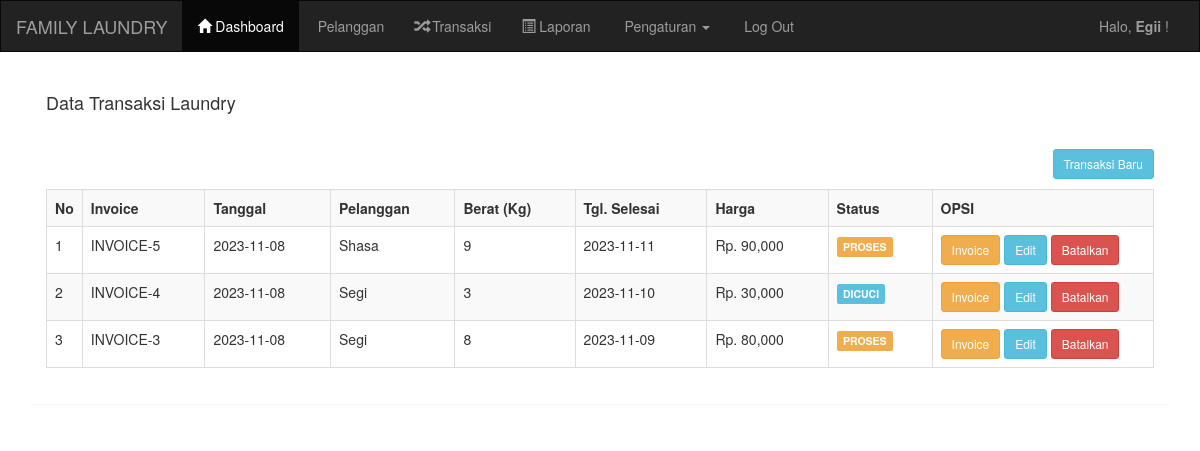
The page /transaksi.php (signed in) on the database its author committed.
### tables this page shows
CREATE TABLE `pelanggan` (
  `pelanggan_id` int(11) NOT NULL,
  `pelanggan_nama` varchar(255) NOT NULL,
  `pelanggan_hp` varchar(20) NOT NULL,
  `pelanggan_alamat` text NOT NULL
);

CREATE TABLE `transaksi` (
  `transaksi_id` int(11) NOT NULL,
  `transaksi_tgl` date NOT NULL,
  `transaksi_pelanggan` int(11) NOT NULL,
  `transaksi_harga` int(11) NOT NULL,
  `transaksi_berat` int(11) NOT NULL,
  `transaksi_tgl_selesai` date NOT NULL,
  `transaksi_status` int(11) NOT NULL
);

### transaksi.php (the view)
<?php include 'header.php'; ?>
<div class="container">
    <div class="panel">
        <div class="panel-heading">
            <h4>Data Transaksi Laundry</h4>
        </div>
        <div class="panel-body">
            <a href="transaksi_tambah.php" class="btn btn-sm btn-info pull-right">Transaksi Baru</a>
            <br/>
            <br/>
            <table class="table table-bordered table-striped">
                <tr>
                    <th width="1%">No</th>
                    <th>Invoice</th>
                    <th>Tanggal</th>
                    <th>Pelanggan</th>
                    <th>Berat (Kg)</th>
                    <th>Tgl. Selesai</th>
                    <th>Harga</th>
                    <th>Status</th>
                    <th width="20%">OPSI</th>
                </tr>
                <?php
                include '../koneksi.php';
                $data = mysqli_query($koneksi, "SELECT * FROM pelanggan, transaksi WHERE transaksi_pelanggan=pelanggan_id ORDER by transaksi_id desc");
                $no = 1;
                while ($d = mysqli_fetch_array($data)) {
                ?>
                    <tr>
                        <td><?php echo $no++; ?></td>
                        <td>INVOICE-<?php echo $d['transaksi_id']; ?></td>
                        <td><?php echo $d['transaksi_tgl']; ?></td>
                        <td><?php echo $d['pelanggan_nama']; ?></td>
                        <td><?php echo $d['transaksi_berat']; ?></td>
                        <td><?php echo $d['transaksi_tgl_selesai']; ?></td>
                        <td><?php echo "Rp. " . number_format($d['transaksi_harga']); ?></td>
                        <td>
                            <?php
                            if ($d['transaksi_status'] == "0") {
                                echo "<div class='label label-warning'>PROSES</div>";
                            } else if ($d['transaksi_status'] == "1") {
                                echo "<div class='label label-info'>DICUCI</div>";
                            } else if ($d['transaksi_status'] == "2") {
                                echo "<div class='label label-success'>SELESAI</div>";
                            }
                            ?>
                        </td>
                        <td>
                            <a href="transaksi_invoice.php?id=<?php echo $d['transaksi_id']; ?>" target="_blank" class="btn btn-sm btn-warning">Invoice</a>
                            <a href="transaksi_edit.php?id=<?php echo $d['transaksi_id']; ?>" class="btn btn-sm btn-info">Edit</a>
                            <a href="transaksi_hapus.php?id=<?php echo $d['transaksi_id']; ?>" class="btn btn-sm btn-danger">Batalkan</a>
                        </td>
                    </tr>
                <?php
                }
                ?>
            </table>
        </div>
    </div>
</div>
<?php include 'footer.php'; ?>

### header.php (shortened to what this page needs)
<!DOCTYPE html>
<html>
<head>
<link rel="stylesheet" type="text/css" href="../assets/css/bootstrap.css">
</head>
<body style="background: #fefefo">
<nav class="navbar navbar-inverse" style="border-radius: 0px">
<div class="container-fluid">
<div class="navbar-header">
<a class="navbar-brand" href="index.php">FAMILY LAUNDRY</a>
</div>
<div class="collapse navbar-collapse" id="bs-example-navbar- collapse-1">
<ul class="nav navbar-nav">
<li class="active"><a href="index.php"><i class="glyphicon glyphicon-home"></i> Dashboard</a></li>
<li><a href="pelanggan.php"><i class="glyphicon glyphicon- user"></i> Pelanggan</a></li>
<li><a href="transaksi.php"><i class="glyphicon glyphicon-random"></i> Transaksi</a></li>
<li><a href="laporan.php"><i class="glyphicon glyphicon-list-alt"></i> Laporan</a></li>
<li class="dropdown"> <a href="#" class="dropdown-toggle" data-toggle="dropdown" role="button" aria-haspopup="true" aria- expanded="false">
<i class="glyphicon glyphicon-WON wrench"></i> Pengaturan <span class="caret"></span></a>
</li>
<li><a href="logout.php"><i class="glyphicon glyphicon-log- out"></i> Log Out</a></li>
</ul>
<ul class="nav navbar-nav navbar-right">
<li><p class="navbar-text">Halo, <b> <?php echo $_SESSION['username']; ?></b> !</p></li>
</ul>
</div>
</div>
</nav>

### footer.php
</body>
</html>

### rows shown on the page
pelanggan: transaksi.transaksi_id "5", transaksi.transaksi_tgl "2023-11-08", pelanggan_nama "Shasa", transaksi.transaksi_berat "9", transaksi.transaksi_tgl_selesai "2023-11-11", transaksi.transaksi_harga "90,000", shows "PROSES"
pelanggan: transaksi.transaksi_id "4", transaksi.transaksi_tgl "2023-11-08", pelanggan_nama "Segi", transaksi.transaksi_berat "3", transaksi.transaksi_tgl_selesai "2023-11-10", transaksi.transaksi_harga "30,000", shows "DICUCI", transaksi.transaksi_id "3", transaksi.transaksi_berat "8", transaksi.transaksi_tgl_selesai "2023-11-09", transaksi.transaksi_harga "80,000", shows "PROSES"

### other values the page prints
$_SESSION['username'] "Egii"
